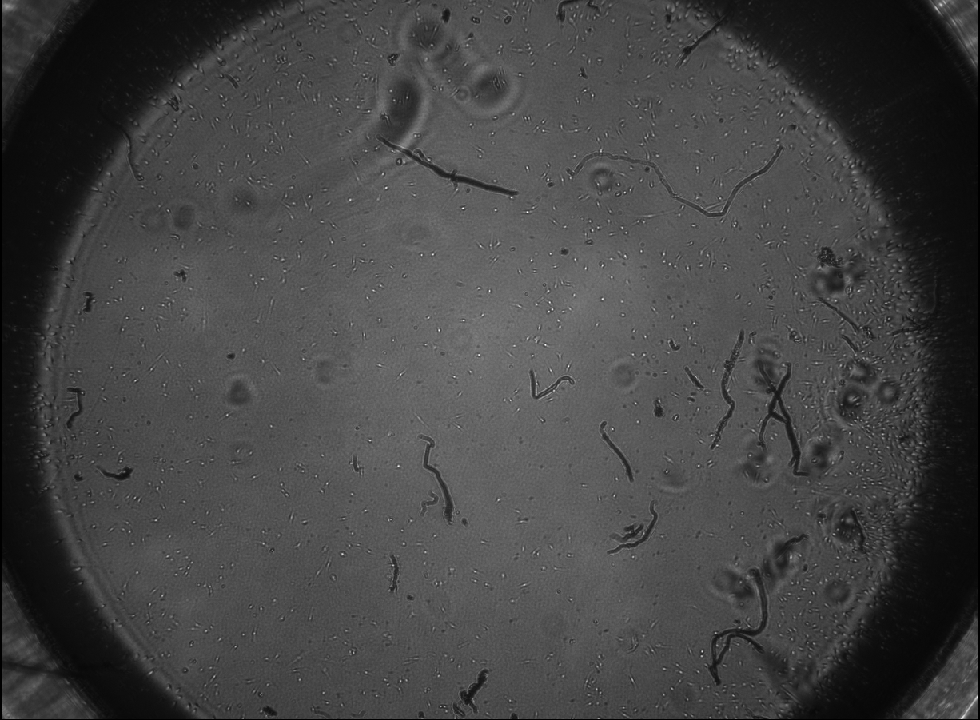
#> input picture microscope.tif, 980 x 720 px, shrunk from 1226 x 901 before the run
$ jupyter execute Multus_Microscope_Image_Processing.ipynb   (shell and % lines are left out)
#> lines starting #> are read from the running program, lines starting #| are printed output that depends on the picture; after the words box and inside, x2 and y2 are one past the last pixel; in counts of white or black regions, pixels touching at a corner belong together
<a href="https://colab.research.google.com/github/wzh1998/Random-Thoughts/blob/main/Multus_Microscope_Image_Processing.ipynb" target="_parent"></a>

### 0. Download the image

### 1. Import libraries

[cell 1]
import cv2
import os
import numpy as np
import matplotlib.pyplot as plt
from google.colab.patches import cv2_imshow
from PIL import Image, ImageEnhance

### 2. Transfer file format
PIL libraries cannot handle the given file's format (.tif), hence I decided to transfer the file to another lossless format **.tiff**. This process can be done using the OpenCV library.

[cell 2]
img_dir = "microscope.tif"
formatted_img_dir = "microscope.tiff"

# file format transformation
image = cv2.imread(img_dir)
#> image is the input picture: shape (720, 980, 3); min 0, max 254, mean 67.7
cv2.imwrite(formatted_img_dir, image)

# check the microscope image
cv2_imshow(image)

### 3. Enhance the image
In the third step, I enhanced the image by adjusting the brightness and contrast to:
1. make the cells brighter and clearer.
2. make the contaminants and water droplet shadows darker and indistinguishable.

This process requires manually setting the enhancing factors, which is the major constraint of my method. However, as long as the experimental environment does not change (such as the illumination), the same setting can be applied to process multiple microscope images.

[cell 3]
enhanced_img_dir = "microscope_enhanced.tiff"

image = Image.open(formatted_img_dir)

# reduce the brightness by specific degree to decrease the light in the central areas (since too much light could influence the thresholding process later).
brightness_factor = 0.15
enhancer = ImageEnhance.Brightness(image)
image_enhanced = enhancer.enhance(brightness_factor)

# increase the contrast to make cells more easy to to distinguished comapred with other regions.
contrast_factor = 20
enhancer = ImageEnhance.Contrast(image_enhanced)
image_enhanced = enhancer.enhance(contrast_factor)
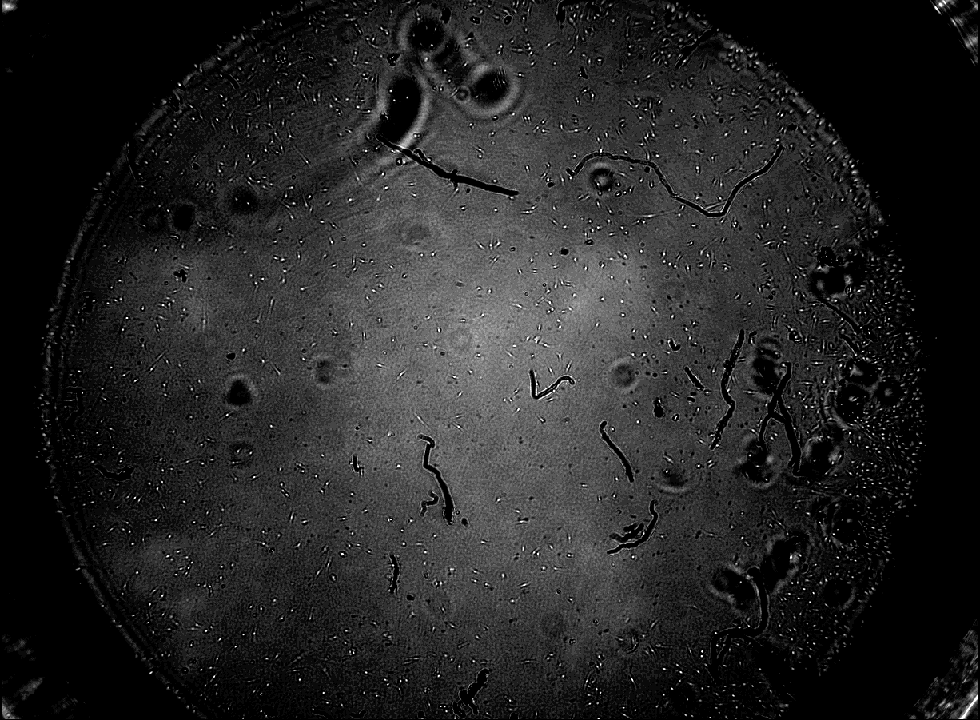
#> image_enhanced: PIL image 980x720 RGB; min 0, max 255, mean 36.4
image_enhanced.save(enhanced_img_dir)

# check the enhanced image
image_enhanced = cv2.imread(enhanced_img_dir)
cv2_imshow(image_enhanced)

### 4. Thresholding and border following
Next, I thresholded the image to further reduce the influence of the central area's light and other artefacts. Last but not least, the contour finding (a.k.a, border following) algorithm is applied to find the topological structure of the image, which allows us to count the cell numbers. The threshold parameter (170) was set manually to achieve the best effect. With different external conditions, you may need to change this parameter.

Specifically, I would like to mention that I set an exclusion rule to filter out large areas (>10 pixels) that cannot be cells, such that the artefacts will not be labelled.

[cell 4]
# convert the enhanced image to gray scale for threholding
gray = cv2.cvtColor(image_enhanced, cv2.COLOR_BGR2GRAY)

# note: here I manually set the threshold to 170 such that
# 1. pixel with value > 170 will be set as 255 (white)
# 2. pixel with value <= 170 will be set as 0 (black)
# this value is picked manually over some experiments such that the thresholding effect achieves the best.
thresh = cv2.threshold(gray,170,255,cv2.THRESH_BINARY)[1]
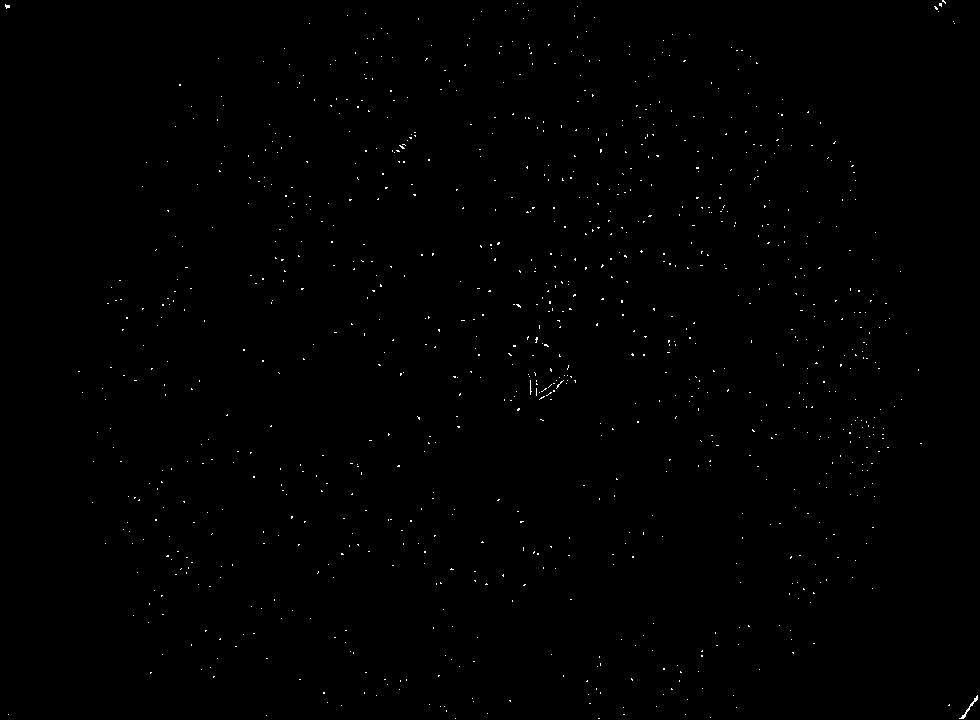
#> thresh: shape (720, 980); 0.31% white in thin lines or dots

# visualise the thresholded image
cv2_imshow(thresh)

[cell 5]
result = thresh.copy()
result = cv2.cvtColor(result,cv2.COLOR_GRAY2RGB)
#> result: shape (720, 980, 3); 0.31% white in thin lines or dots

# find contours with the border following algorithm to count the number of cells
contours = cv2.findContours(thresh, cv2.RETR_EXTERNAL, cv2.CHAIN_APPROX_SIMPLE)
#> contours = 971 contours, 970 with area under 20; largest, box (x1, y1, x2, y2) and area: (959, 695, 978, 719) 38
contours = contours[0] if len(contours) == 2 else contours[1]
num_crops = 0

# iterate through labelled boxes
for cntr in contours:
  rect = cv2.minAreaRect(cntr)
  box = cv2.boxPoints(rect)
  box = np.int0(box)
  area = cv2.contourArea(cntr)
  # exclude areas that are too large to be a cell
  if(area < 10):
    # mark the cells that have been founded
    result = cv2.drawContours(result,[box],0,(0,255,0),1)
    num_crops += 1
#> this loop made 971 passes
#> (rect, box, area) on pass 24: (((969.2, 707.4), (29.2, 3.6), -53.13), [[961, 720], [959, 717], [976, 694], [979, 696]], 37.5)
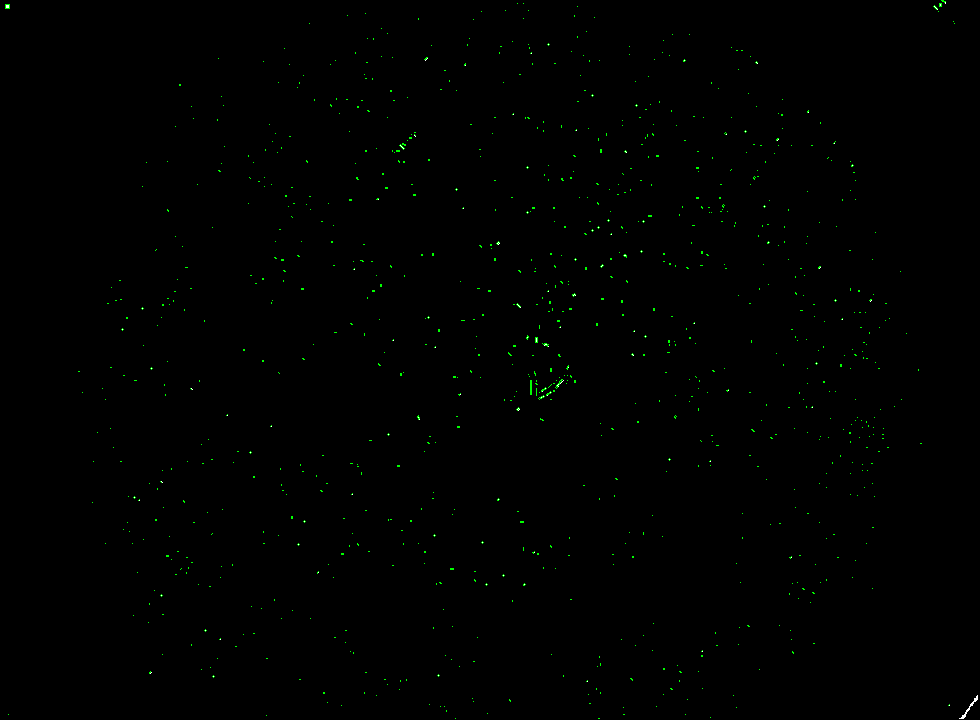
#> result: shape (720, 980, 3); mean B, G, R 0.1, 0.9, 0.1
#> after the loop, num_crops = 970

# check the final result
print("Found ", num_crops, " cells from the image.")
#| Found  970  cells from the image.
cv2_imshow(result)
